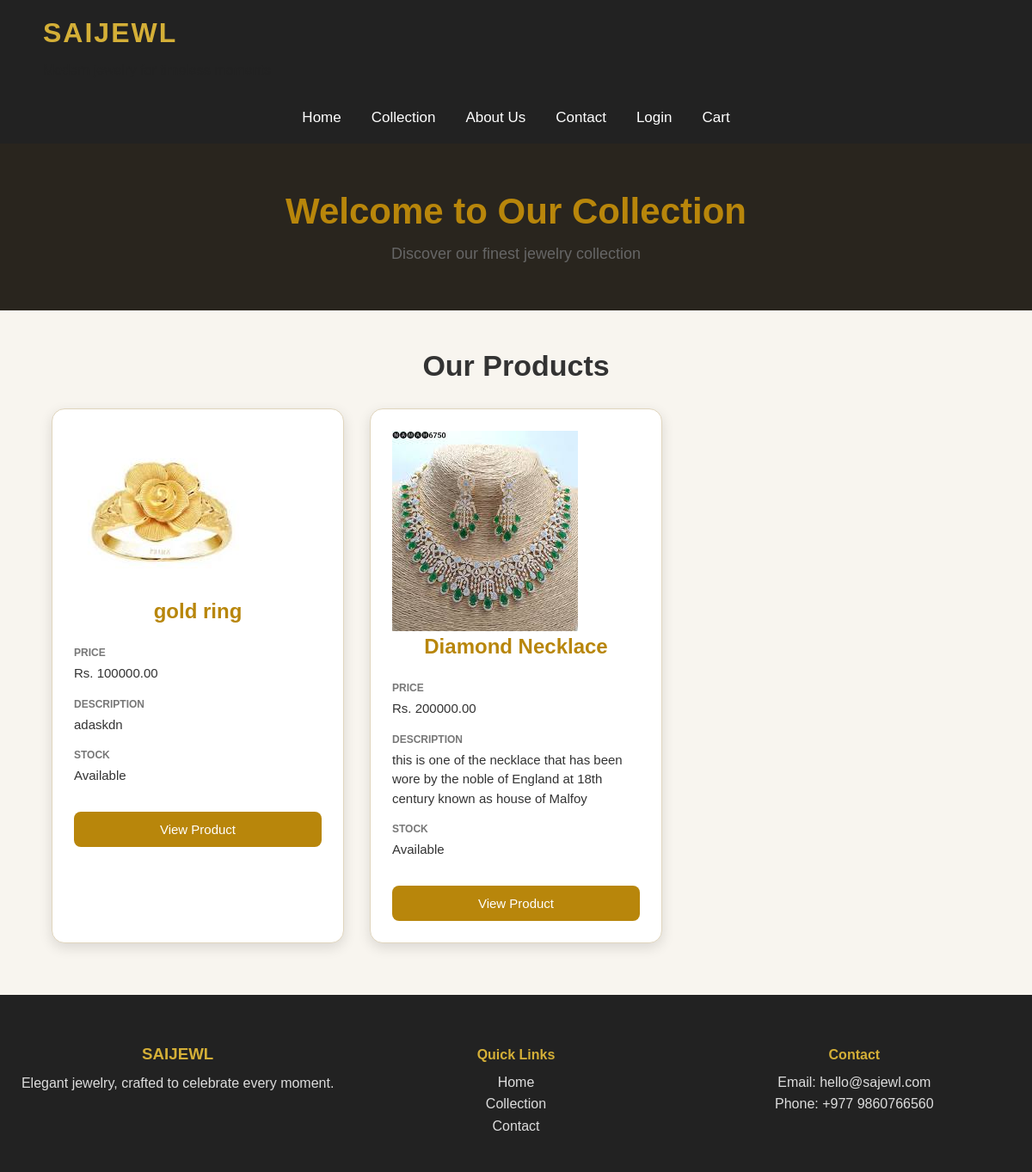
Screenshot of /collection/ with the database file from the repository.
### ecommerce/models.py (models this page shows, shortened)
class Products(models.Model):
    name = models.CharField(max_length=100)
    description = models.TextField()
    price = models.DecimalField(max_digits=10, decimal_places=2, default=0.00, blank=True, null=True)
    stock = models.BooleanField(default=True)
    image = models.ImageField(upload_to='products/', blank=True, null=True)
    category = models.ForeignKey(category,on_delete=models.SET_NULL,null=True,blank=True)

### ecommerce/views.py (the view)
# urls.py: path('collection/', views.collection, name='collection'),
def collection(request):
    products_list = Products.objects.all()
    return render(request, "ecommerce/collection.html", {"products": products_list})

### Templates/ecommerce/collection.html
{% extends "base.html" %}
{% load static %}
{% block css %}
<link rel="stylesheet" href="{% static 'styles/collection.css' %}">
{% endblock %}
{% block content %}
<div class="collection-header">
    <h1>Welcome to Our Collection</h1>
    <p>Discover our finest jewelry collection</p>
</div>
<h2 class="products-title">Our Products</h2>
<div class="products">
    {% for product in products %}
    <div class="product-box">
        {% if product.image %}
        <img src="{{ product.image.url }}" alt="{{ product.name }}">
        {% endif %}
        <h2>{{ product.name }}</h2>
        <div class="product-info">
            <p>
                <strong>Price</strong>
                <span>Rs. {{ product.price }}</span>
            </p>
            <p>
                <strong>Description</strong>
                <span>{{ product.description }}</span>
            </p>
            <p>
                <strong>Stock</strong>
                <span>
                    {% if product.stock %}
                    Available
                    {% else %}
                    Out of Stock
                    {% endif %}
                </span>
            </p>
        </div>
        <button>View Product</button>
    </div>
    {% empty %}
    <p>No products available.</p>
    {% endfor %}
</div>
{% endblock %}

### Templates/base.html (shortened to what this page needs)
{% load static %}
<!DOCTYPE html>
<html lang="en">
<head>
    <link rel="stylesheet" href="{% static 'styles/index.css' %}">
    {% block css %}
    {% endblock %}
</head>
<body>
    <header class="site-header">
        <div class="brand-wrap">
            <h1>SAIJEWL</h1>
            <p>Modern jewelry for timeless moments</p>
        </div>
    </header>
    <nav class="site-nav">
        <ul>
            <li><a href="{% url 'ecommerce:home' %}">Home</a></li>
            <li><a href="{% url 'ecommerce:collection' %}">Collection</a></li>
            <li><a href="{% url 'ecommerce:aboutus' %}">About Us</a></li>
            <li><a href="{% url 'ecommerce:contact' %}">Contact</a></li>
            {% if user.is_authenticated %}
            <li><a href="{% url 'ecommerce:logout' %}">Logout</a></li>
            <li><a href="{% url 'ecommerce:profile' %}">Profile</a></li>
            {% else %}
            <li><a href="{% url 'ecommerce:login' %}">Login</a></li>
            {% endif %}
            <li><a href="{% url 'ecommerce:cart' %}">Cart</a></li>
        </ul>
    </nav>
    <main>
        {% block content %}
        {% endblock %}
    </main>
    <footer class="site-footer">
        <div>
            <h3>SAIJEWL</h3>
            <p>Elegant jewelry, crafted to celebrate every moment.</p>
        </div>
        <div>
            <h4>Quick Links</h4>
            <ul>
                <li><a href="{% url 'ecommerce:home' %}">Home</a></li>
                <li><a href="{% url 'ecommerce:collection' %}">Collection</a></li>
                <li><a href="{% url 'ecommerce:contact' %}">Contact</a></li>
            </ul>
        </div>
        <div>
            <h4>Contact</h4>
            <p>Email: hello@sajewl.com</p>
            <p>Phone: +977 9860766560</p>
        </div>
    </footer>
</body>
</html>

### static/styles/index.css (style rules this page uses)
* { box-sizing: border-box; }
body { margin: 0; padding: 0; font-family: Arial, sans-serif; background-color: #f8f5ef; color: #222; }
header { background-color: #222; padding: 25px 50px; }
header h1 { margin: 0; color: #d4af37; font-size: 36px; letter-spacing: 2px; }
nav { background-color: #222; padding: 15px 50px; }
nav ul { list-style: none; margin: 0; padding: 0; display: flex; justify-content: center; align-items: center; gap: 45px; }
nav li { list-style: none; }
nav a { color: white; text-decoration: none; font-size: 17px; transition: 0.3s; }
main { min-height: 500px; }
.site-footer { background-color: #222; color: white; padding: 40px 20px; display: grid; grid-template-columns: repeat(3, 1fr); gap: 20px; align-items: start; }
.site-footer h3, .site-footer h4 { color: #d4af37; margin-bottom: 10px; }
.site-footer p, .site-footer li, .site-footer a { color: #ddd; line-height: 1.6; }
.site-footer ul { list-style: none; padding: 0; margin: 0; }
.site-footer a { text-decoration: none; }

### static/styles/collection.css (style rules this page uses)
body { margin: 0; font-family: Arial, sans-serif; background-color: #f8f5ef; color: #222; }
header { background-color: #222; padding: 20px 50px; }
header h1 { margin: 0; color: #d4af37; font-size: 32px; }
nav { background-color: #222; padding: 0 50px 20px; }
nav ul { display: flex; justify-content: center; gap: 35px; list-style: none; padding: 0; margin: 0; }
nav li { margin: 0; }
nav a { color: white; text-decoration: none; font-size: 17px; }
.collection-header { text-align: center; padding: 55px 20px; background-color: #29251e; }
.collection-header h1 { margin: 0 0 15px; color: #b8860b; font-size: 42px; }
.collection-header p { margin: 0; color: #666; font-size: 18px; }
.products-title { text-align: center; font-size: 34px; margin: 45px 0 30px; color: #333; }
.products { width: 90%; max-width: 1200px; margin: 0 auto; display: grid; grid-template-columns: repeat(3, 1fr); gap: 30px; }
.product-box { background-color: white; padding: 25px; border-radius: 15px; border: 1px solid #e0d5bd; box-shadow: 0 5px 15px rgba(0, 0, 0, 0.12); transition: 0.3s; }
.product-box h2 { text-align: center; color: #b8860b; font-size: 24px; margin-top: 0; margin-bottom: 25px; }
.product-info p { margin: 15px 0; font-size: 15px; line-height: 1.5; }
.product-info strong { display: block; color: #777; font-size: 12px; text-transform: uppercase; margin-bottom: 4px; }
.product-info span { display: block; color: #333; }
.product-box button { width: 100%; padding: 12px; margin-top: 15px; border: none; border-radius: 8px; background-color: #b8860b; color: white; font-size: 15px; cursor: pointer; }
footer { margin-top: 60px; padding: 30px; background-color: #222; color: white; text-align: center; }
footer p { margin: 0; }

### rows the page displays
Products: image (picture), name "gold ring", price "100000.00", description "adaskdn", stock "Available"
Products: image (picture), name "Diamond Necklace", price "200000.00", description "this is one of the necklace that has been wore by the noble of England at 18th century known as house of Malfoy", stock "Available"
